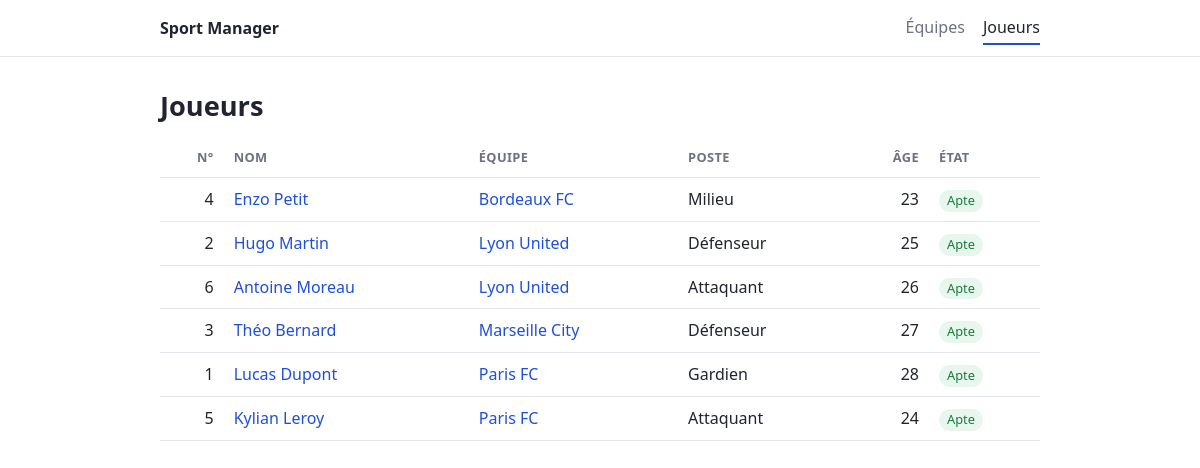
The app's page /index.php?p=joueurs with its own data.
### tables this page shows
CREATE TABLE joueurs(id_joueur INTEGER PRIMARY KEY,prenom VARCHAR(100) NOT NULL,nom VARCHAR(100) NOT NULL,age INTEGER,vitesse INTEGER NOT NULL,endurance INTEGER NOT NULL,technique INTEGER NOT NULL,force INTEGER NOT NULL,numero INTEGER,variante_avatar INTEGER,id_post INTEGER NOT NULL REFERENCES poste(id_post));

CREATE TABLE equipe(id_equipe INTEGER PRIMARY KEY,nom_equipe VARCHAR(100) NOT NULL,date_creation DATE NOT NULL,couleur VARCHAR(7),couleur_secondaire VARCHAR(7),id_coach INTEGER NOT NULL REFERENCES coach(id_coach));

CREATE TABLE poste(id_post INTEGER PRIMARY KEY,nom_post VARCHAR(100) NOT NULL);

### app/helpers.php (called while the page is built, shortened)
<?php
function e(mixed $valeur): string
{
    return htmlspecialchars((string) $valeur, ENT_QUOTES, 'UTF-8');
}
function url(string $page, array $params = []): string
{
    return 'index.php?' . http_build_query(['p' => $page] + $params);
}
function render(string $vue, array $donnees = []): void
{
    extract($donnees);
    require ROOT_PATH . '/app/views/' . $vue . '.php';
    require ROOT_PATH . '/app/views/layout.php';
}

### app/controllers/JoueurController.php (called while the page is built, shortened)
<?php
class JoueurController
{
    public function index(): void
    {
        render('joueurs/index', [
            'titre' => 'Joueurs',
            'joueurs' => Joueur::all(),
        ]);
    }
}

### database/seed.php (called while the page is built, shortened)
<?php
function creerSchemaEtDonnees(PDO $pdo): void
{
    $joueurs=[['Lucas','Dupont',28,90,57,67,51,1],['Hugo','Martin',25,65,64,56,58,2],['Théo','Bernard',27,93,84,87,55,2],['Enzo','Petit',23,77,52,55,51,3],['Kylian','Leroy',24,63,64,88,82,4],['Antoine','Moreau',26,51,85,91,62,4]];
}

### app/models/Joueur.php (called while the page is built, shortened)
<?php
class Joueur
{
    public static function all(): array
    {
        return Database::pdo()
            ->query(self::SELECT . ' ORDER BY e.nom_equipe, j.numero')
            ->fetchAll();
    }
}

### app/views/joueurs/index.php (the view)
<h1>Joueurs</h1>
<table>
    <thead>
        <tr>
            <th class="num">N°</th>
            <th>Nom</th>
            <th>Équipe</th>
            <th>Poste</th>
            <th class="num">Âge</th>
            <th>État</th>
        </tr>
    </thead>
    <tbody>
        <?php foreach ($joueurs as $joueur): ?>
            <tr>
                <td class="num"><?= (int) $joueur['numero'] ?></td>
                <td><a href="<?= url('joueur', ['id' => $joueur['id']]) ?>"><?= e($joueur['prenom'] . ' ' . $joueur['nom']) ?></a></td>
                <td><a href="<?= url('equipe', ['id' => $joueur['equipe_id']]) ?>"><?= e($joueur['equipe_nom']) ?></a></td>
                <td><?= e($joueur['poste_nom']) ?></td>
                <td class="num"><?= (int) $joueur['age'] ?></td>
                <td><?= $joueur['est_blesse'] ? '<span class="tag rouge">Blessé</span>' : '<span class="tag vert">Apte</span>' ?></td>
            </tr>
        <?php endforeach; ?>
    </tbody>
</table>

### public/css/style.css (style rules this page uses)
:root { --texte: #1f2430; --discret: #6b7280; --trait: #e3e6eb; --fond: #ffffff; --fond-doux: #f6f7f9; --accent: #1f4fd8; }
* { box-sizing: border-box; }
body { margin: 0; font: 16px/1.55 system-ui, "Segoe UI", Roboto, Arial, sans-serif; color: var(--texte); background: var(--fond); }
a { color: var(--accent); text-decoration: none; }
h1 { font-size: 1.7rem; margin: 0 0 8px; }
table { width: 100%; border-collapse: collapse; margin-top: 12px; }
th, td { text-align: left; padding: 9px 10px; border-bottom: 1px solid var(--trait); }
th { font-size: .8rem; text-transform: uppercase; letter-spacing: .03em; color: var(--discret); font-weight: 600; }
.num { text-align: right; }
.tag { display: inline-block; font-size: .8rem; padding: 1px 8px; border-radius: 999px; }
.tag.vert { background: #e8f7ee; color: #187a3d; }

### records on screen
joueurs: numero "4", prenom+nom "Enzo Petit", equipe.nom_equipe "Bordeaux FC", id_post.nom_post "Milieu", age "23"
joueurs: numero "2", prenom+nom "Hugo Martin", equipe.nom_equipe "Lyon United", id_post.nom_post "Défenseur", age "25"
joueurs: numero "6", prenom+nom "Antoine Moreau", equipe.nom_equipe "Lyon United", id_post.nom_post "Attaquant", age "26"
joueurs: numero "3", prenom+nom "Théo Bernard", equipe.nom_equipe "Marseille City", id_post.nom_post "Défenseur", age "27"
joueurs: numero "1", prenom+nom "Lucas Dupont", equipe.nom_equipe "Paris FC", id_post.nom_post "Gardien", age "28"
joueurs: numero "5", prenom+nom "Kylian Leroy", equipe.nom_equipe "Paris FC", id_post.nom_post "Attaquant", age "24"

### other values on screen
$libelle "Équipes"
$libelle "Joueurs"
